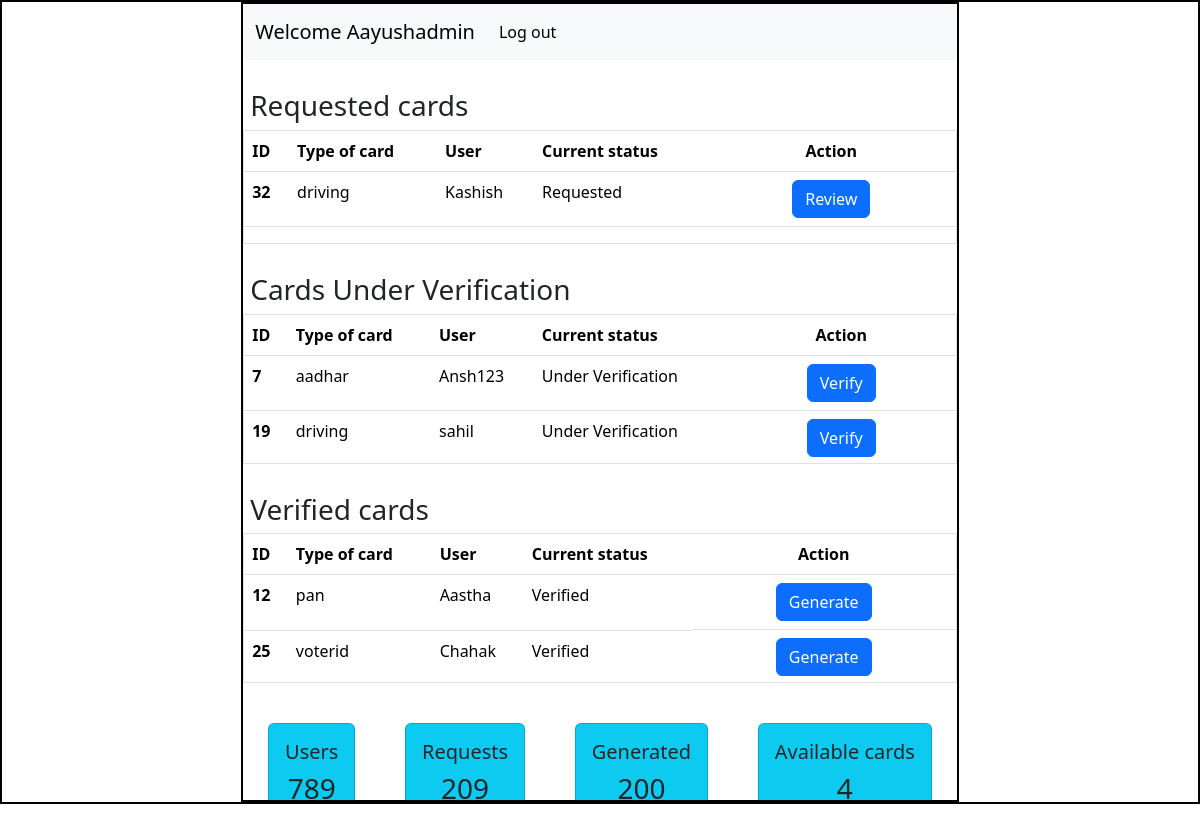
/admin, run on an earlier commit of the app's database.
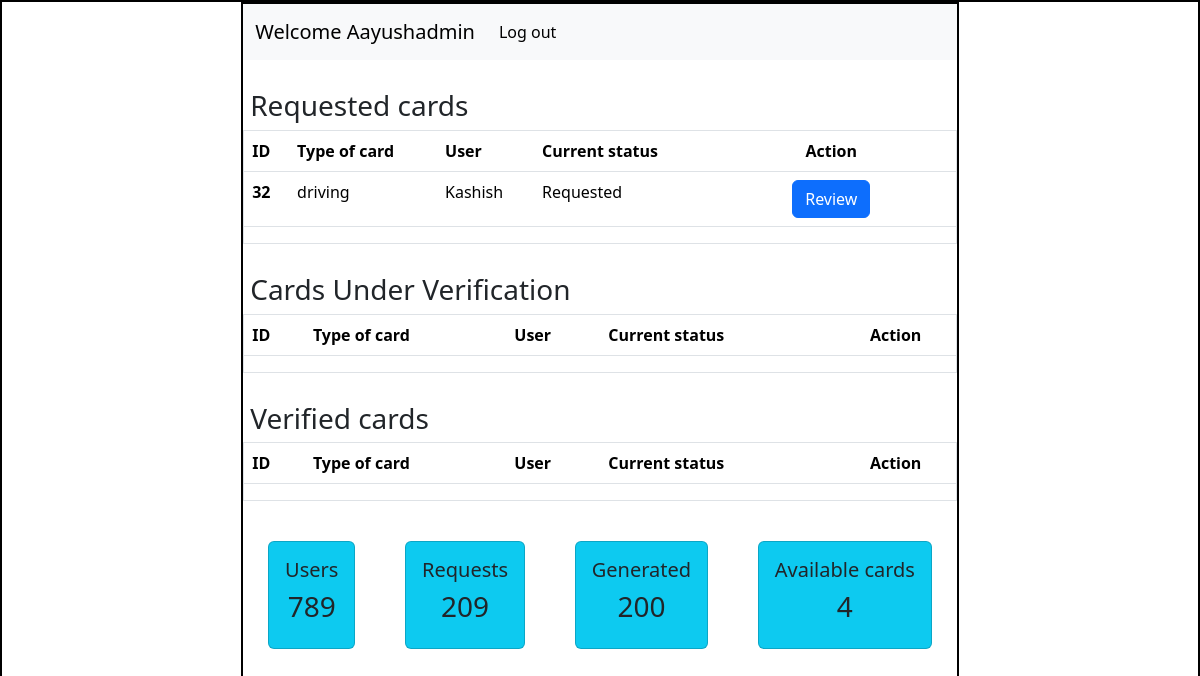
And on a later commit of the database.
### Application/models.py (models this page shows)
class Info(db.Model):
    id=db.Column(db.Integer(),primary_key=True)
    attribute_name=db.Column(db.String(),nullable=False)
    attribute_value=db.Column(db.String(),nullable=False)
    card_name=db.Column(db.String(),nullable=False)
    user_id=db.Column(db.Integer(),db.ForeignKey('user.id'),nullable=False)

class User(db.Model):
    id=db.Column(db.Integer(),primary_key=True)
    username=db.Column(db.String(),nullable=False,unique=True)
    email=db.Column(db.String(),nullable=False,unique=True)
    password=db.Column(db.String(),nullable=False)
    type=db.Column(db.String(),default='general')
    details=db.relationship('Info',backref='creator')

### Application/controllers.py (the view)
@app.route('/admin')
def admin_dash():
    this_user=User.query.filter_by(type='admin').first()
    all_info=Info.query.all()
    return render_template('admin_dashboard.html',this_user=this_user,all_info=all_info)

### templates/admin_dashboard.html (shortened to what the changed rows need)
<!DOCTYPE html>
<html lang="en">
  <head>
    <link
      href="https://cdn.jsdelivr.net/npm/bootstrap@5.3.3/dist/css/bootstrap.min.css"
      rel="stylesheet"
    />
    <link rel="stylesheet" href="/static/style.css"/>
  </head>
  <body>
    <div id="main">
      <div id="canvas" class="overflow-auto">
          <div id="content" >
            <div id="table" class="border" style="max-height: 200px; overflow-y: scroll;">
            <table class="table">
                <thead>
                  <tr>
                    <th scope="col">ID</th>
                    <th scope="col">Type of card</th>
                    <th scope="col">User</th>
                    <th scope="col">Current status</th>
                    <th scope="col" class="text-center">Action</th>
                  </tr>
                </thead>
                <tbody>
                  {% for info in all_info %}
                    {% if info.attribute_name == "Status" and info.attribute_value == "requested" %}
                      <tr>
                        <th scope="row">{{loop.index}}</th>
                        <td>{{info.card_name}}</td>
                        <td>{{info.creator.username}}</td>
                        <td>Requested</td>
                        <td class="d-flex justify-content-center"><a href="/update_status/{{info.card_name}}/{{info.user_id}}" type="button" class="btn btn-primary mx-5">Review</a>
                      </tr>
                    {% endif %}
                  {% endfor %}
                </tbody>
              </table>
              </div>
              <div id="table" class="border" style="max-height: 150px; overflow-y: scroll;">
            <table class="table">
                <thead>
                  <tr>
                    <th scope="col">ID</th>
                    <th scope="col">Type of card</th>
                    <th scope="col">User</th>
                    <th scope="col">Current status</th>
                    <th scope="col" class="text-center">Action</th>
                  </tr>
                </thead>
                <tbody>
                  {% for info in all_info %}
                    {% if info.attribute_name == "Status" and info.attribute_value == "under_verification" %}
                      <tr>
                        <th scope="row">{{loop.index}}</th>
                        <td>{{info.card_name}}</td>
                        <td>{{info.creator.username}}</td>
                        <td>Under Verification</td>
                        <td class="d-flex justify-content-center"><a href="/update_status/{{info.card_name}}/{{info.user_id}}" type="button" class="btn btn-primary mx-5">Verify</a>
                      </tr>
                    {% endif %}
                  {% endfor %}
                </tbody>
              </table>
              </div>
              <div id="table" class="border" style="max-height: 150px; overflow-y: scroll;">
            <table class="table">
                <thead>
                  <tr>
                    <th scope="col">ID</th>
                    <th scope="col">Type of card</th>
                    <th scope="col">User</th>
                    <th scope="col">Current status</th>
                    <th scope="col" class="text-center">Action</th>
                  </tr>
                </thead>
                <tbody>
                  {% for info in all_info %}
                    {% if info.attribute_name == "Status" and info.attribute_value == "verified" %}
                      <tr>
                        <th scope="row">{{loop.index}}</th>
                        <td>{{info.card_name}}</td>
                        <td>{{info.creator.username}}</td>
                        <td>Verified</td>
                        <td class="d-flex justify-content-center"><a href="/generate/{{info.card_name}}/{{info.user_id}}" type="button" class="btn btn-primary mx-5">Generate</a>
                      </tr>
                    {% endif %}
                  {% endfor %}
                </tbody>
              </table>
              </div>
          </div>
          </div>
      </div>
  </body>
</html>

What changed in the data, as far as the page shows it:
no longer on this page (row edited): Info: card_name "aadhar", creator.username "Ansh123", shown under "Cards Under Verification"
no longer on this page (row edited): Info: card_name "driving", creator.username "sahil", shown under "Cards Under Verification"
no longer on this page (row edited): Info: card_name "pan", creator.username "Aastha", shown under "Verified cards"
no longer on this page (row edited): Info: card_name "voterid", creator.username "Chahak", shown under "Verified cards"
